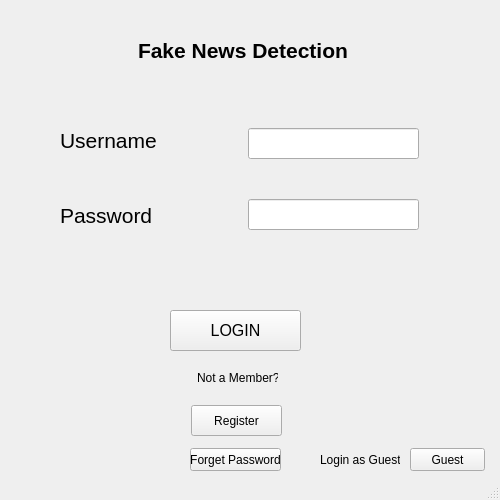
<?xml version="1.0" encoding="UTF-8"?>
<ui version="4.0">
 <class>loginwindow</class>
 <widget class="QMainWindow" name="loginwindow">
  <property name="geometry">
   <rect>
    <x>0</x>
    <y>0</y>
    <width>500</width>
    <height>500</height>
   </rect>
  </property>
  <property name="minimumSize">
   <size>
    <width>500</width>
    <height>500</height>
   </size>
  </property>
  <property name="maximumSize">
   <size>
    <width>500</width>
    <height>500</height>
   </size>
  </property>
  <property name="windowTitle">
   <string>Fake News Detection</string>
  </property>
  <widget class="QWidget" name="centralwidget">
   <widget class="QLabel" name="label">
    <property name="geometry">
     <rect>
      <x>60</x>
      <y>130</y>
      <width>111</width>
      <height>21</height>
     </rect>
    </property>
    <property name="font">
     <font>
      <pointsize>16</pointsize>
      <weight>50</weight>
      <bold>false</bold>
     </font>
    </property>
    <property name="text">
     <string>Username</string>
    </property>
   </widget>
   <widget class="QLabel" name="label_2">
    <property name="geometry">
     <rect>
      <x>60</x>
      <y>200</y>
      <width>101</width>
      <height>31</height>
     </rect>
    </property>
    <property name="font">
     <font>
      <pointsize>16</pointsize>
     </font>
    </property>
    <property name="text">
     <string>Password</string>
    </property>
   </widget>
   <widget class="QLineEdit" name="login_username">
    <property name="geometry">
     <rect>
      <x>248</x>
      <y>128</y>
      <width>171</width>
      <height>31</height>
     </rect>
    </property>
   </widget>
   <widget class="QLineEdit" name="login_password">
    <property name="geometry">
     <rect>
      <x>248</x>
      <y>199</y>
      <width>171</width>
      <height>31</height>
     </rect>
    </property>
   </widget>
   <widget class="QLabel" name="label_3">
    <property name="geometry">
     <rect>
      <x>138</x>
      <y>30</y>
      <width>231</width>
      <height>41</height>
     </rect>
    </property>
    <property name="font">
     <font>
      <pointsize>16</pointsize>
      <weight>75</weight>
      <bold>true</bold>
     </font>
    </property>
    <property name="text">
     <string>Fake News Detection</string>
    </property>
   </widget>
   <widget class="QPushButton" name="login_button">
    <property name="geometry">
     <rect>
      <x>170</x>
      <y>310</y>
      <width>131</width>
      <height>41</height>
     </rect>
    </property>
    <property name="font">
     <font>
      <pointsize>12</pointsize>
     </font>
    </property>
    <property name="text">
     <string>LOGIN</string>
    </property>
   </widget>
   <widget class="QPushButton" name="register_button">
    <property name="geometry">
     <rect>
      <x>191</x>
      <y>405</y>
      <width>91</width>
      <height>31</height>
     </rect>
    </property>
    <property name="text">
     <string>Register</string>
    </property>
   </widget>
   <widget class="QLabel" name="label_4">
    <property name="geometry">
     <rect>
      <x>197</x>
      <y>370</y>
      <width>81</width>
      <height>16</height>
     </rect>
    </property>
    <property name="text">
     <string>Not a Member?</string>
    </property>
   </widget>
   <widget class="QPushButton" name="forget_button">
    <property name="geometry">
     <rect>
      <x>190</x>
      <y>448</y>
      <width>91</width>
      <height>23</height>
     </rect>
    </property>
    <property name="text">
     <string>Forget Password</string>
    </property>
   </widget>
   <widget class="QPushButton" name="guest_button">
    <property name="geometry">
     <rect>
      <x>410</x>
      <y>448</y>
      <width>75</width>
      <height>23</height>
     </rect>
    </property>
    <property name="text">
     <string>Guest</string>
    </property>
   </widget>
   <widget class="QLabel" name="label_5">
    <property name="geometry">
     <rect>
      <x>320</x>
      <y>450</y>
      <width>80</width>
      <height>20</height>
     </rect>
    </property>
    <property name="text">
     <string>Login as Guest?</string>
    </property>
   </widget>
  </widget>
  <widget class="QMenuBar" name="menuBar">
   <property name="geometry">
    <rect>
     <x>0</x>
     <y>0</y>
     <width>500</width>
     <height>21</height>
    </rect>
   </property>
  </widget>
  <widget class="QStatusBar" name="statusbar"/>
  <action name="actionExit">
   <property name="text">
    <string>Exit</string>
   </property>
  </action>
 </widget>
 <resources/>
 <connections/>
</ui>
